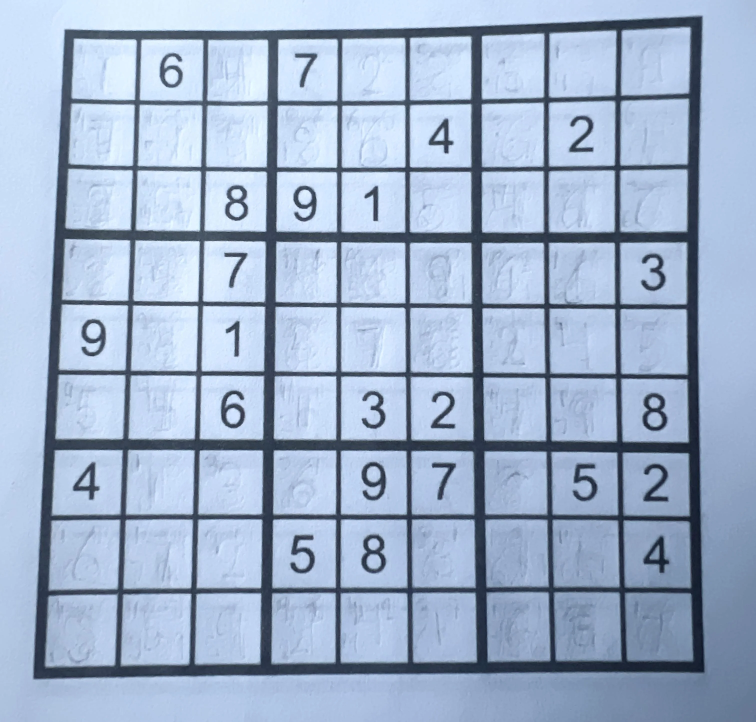
#> input picture Practical tasks day (1-7)/Task-10/sudoku.webp, 3023 x 2887 px (shown at 1/4 size)
$ python task.py
#> lines starting #> are read from the running program, lines starting #| are printed output that depends on the picture; after the words box and inside, x2 and y2 are one past the last pixel; in counts of white or black regions, pixels touching at a corner belong together
### Practical tasks day (1-7)/Task-10/number_recognizer.py
import cv2

def recognize_number(image):
    contours = cv2.findContours(image, cv2.RETR_EXTERNAL, cv2.CHAIN_APPROX_SIMPLE)[0]
    if len(contours) == 0:
        return None

    for cnt in contours:
        area = cv2.contourArea(cnt)
        peri = cv2.arcLength(cnt, True)
        approx = cv2.approxPolyDP(cnt, 0.02 * peri, True)

        print(f'Area: {area}, Perimeter: {peri}, Vertices: {len(approx)}')

        num = predict_number(int(area), int(peri), int(len(approx)))
        print("Predicted Number:", num)

        cv2.imshow('Contour', image)
        cv2.waitKey(0)

        return area, peri, len(approx)

    return None

def predict_number(area, perimeter, vertices):
    if area < 35 and perimeter < 60:
        return 1
    elif area in range(60, 101) and perimeter in range(90, 101) and (vertices == 9 or vertices == 10):
        return 2
    elif area in range(60, 101) and perimeter in range(90, 101) and (vertices > 10):
        return 3
    elif area in range(100, 151) and perimeter in range(50, 71) and vertices in (9, 10, 11):
        return 4
    elif area in range(75, 95) and perimeter in range(100, 111) and vertices in (12, 13, 14):
        return 5
    elif area in range(110, 161) and perimeter in range(70, 91) and vertices >= 11:
        return 6
    elif area in range(25, 60) and perimeter in range(60, 81) and vertices in (5, 6, 7, 8, 9):
        return 7
    elif area > 180 and perimeter > 55 and vertices >= 10:
        return 8
    elif area > 130 and perimeter > 75 and vertices > 10:
        return 9
    else:
        return None

### Practical tasks day (1-7)/Task-10/task.py
import cv2
from number_recognizer import recognize_number

imgpath = 'sudoku.webp'
img = cv2.imread(imgpath)
#> img is the input picture: shape (2887, 3023, 3); mean B, G, R 204.1, 178.2, 159.8

resize_factor = 0.15
h, w = img.shape[:2]
#> h = 2887; w = 3023
new_size = (int(w * resize_factor), int(h * resize_factor))
#> new_size = (453, 433)
resized_img = cv2.resize(img, new_size, interpolation=cv2.INTER_AREA)
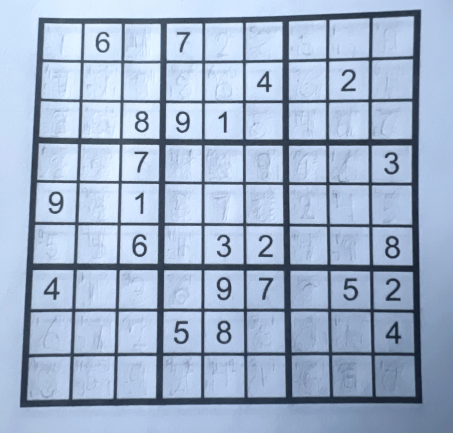
#> resized_img: shape (433, 453, 3); mean B, G, R 204.1, 178.2, 159.8

gray = cv2.cvtColor(resized_img, cv2.COLOR_BGR2GRAY)
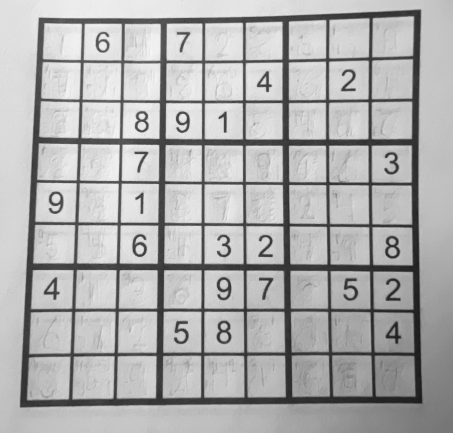
#> gray: shape (433, 453); min 24, max 246, mean 175.6

thresholded = cv2.threshold(gray, 80, 255, cv2.THRESH_BINARY_INV)[1]
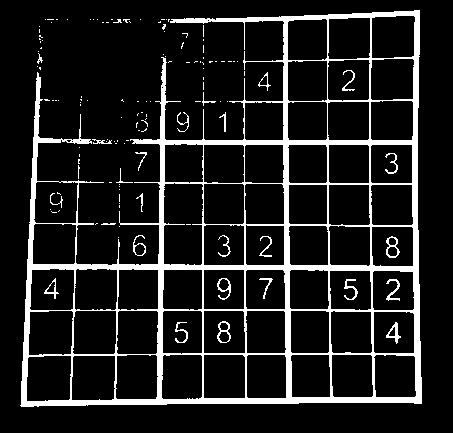
#> thresholded: shape (433, 453); 12% white; 131 white regions (105 under 20 px)

contours, _ = cv2.findContours(thresholded, cv2.RETR_LIST, cv2.CHAIN_APPROX_SIMPLE)
#> contours = 204 contours, 121 with area under 20; largest, box (x1, y1, x2, y2) and area: (20, 10, 422, 407) 111110, (163, 182, 204, 266) 3176, (26, 355, 72, 402) 1977, (71, 355, 116, 401) 1933, (28, 310, 74, 356) 1903
# cv2.drawContours(resized_img, contours, -1, (0, 255, 0), 2)

bounding_rect = []

for cnt in contours:
    area = cv2.contourArea(cnt)
    peri = cv2.arcLength(cnt, True)
    approx = cv2.approxPolyDP(cnt, 0.02 * peri, True)
    # print("Area:", area, "Vertices:", len(approx))

    if area < 2500 and len(approx) == 4 and area  > 500:
        bounding_rect.append(cv2.boundingRect(approx))
        cv2.drawContours(resized_img, [cnt], -1, (0, 255, 0), 2)
#> this loop made 204 passes
#> (area, peri) on passes 10 to 12: (93.5, 36.38), (45.5, 28.73), (59.5, 28.73)
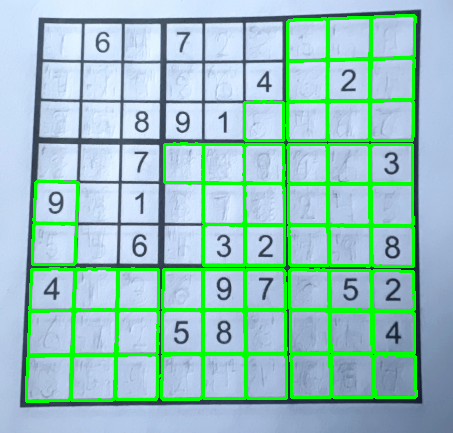
#> resized_img: shape (433, 453, 3); 10.81% of pixels changed, all inside (x1, y1, x2, y2) = (25, 14, 418, 403)
#> after the loop, bounding_rect = 55 items, first 6: (71, 355, 45, 45), (26, 356, 46, 45), (375, 354, 41, 44), (331, 354, 43, 44), (291, 354, 39, 44), (246, 354, 40, 45)

for rect in bounding_rect:
    x, y, w, h = rect
    check_sum = 5
    roi = thresholded[y+check_sum:y+h-check_sum, x+check_sum:x+w-check_sum]
    num_meta = recognize_number(roi)
#> this loop made 55 passes
#> (x, y, w, h) on passes 1, 2, 3, 4, 5, 6, 7, 8, 9, 11, 12, 13: (71, 355, 45, 45), (26, 356, 46, 45), (375, 354, 41, 44), (331, 354, 43, 44), (291, 354, 39, 44), (246, 354, 40, 45), (203, 354, 43, 45), (161, 354, 42, 45), (115, 355, 43, 45), (331, 311, 41, 43), (290, 310, 40, 44), (246, 310, 40, 44)
#> (x, y, w, h, contours in recognize_number, num_meta) on passes 10, 14, 15, 19, 20, 22: (373, 312, 42, 42, 1 contour; box (x1, y1, x2, y2) and area: (8, 5, 23, 27) 120, (120.5, 60.04, 7)), (203, 310, 43, 44, 1 contour; box (x1, y1, x2, y2) and area: (9, 6, 23, 28) 210, (210, 63.11, 9)), (162, 310, 41, 44, 1 contour; box (x1, y1, x2, y2) and area: (8, 7, 21, 28) 39, (39, 102.8, 12)), (372, 271, 43, 40, 1 contour; box (x1, y1, x2, y2) and area: (9, 3, 23, 25) 64, (63.5, 99.5, 9)), (329, 270, 43, 40, 1 contour; box (x1, y1, x2, y2) and area: (10, 4, 24, 25) 54, (54, 100.8, 12)), (246, 269, 39, 41, 1 contour; box (x1, y1, x2, y2) and area: (8, 4, 22, 25) 34, (34.5, 68.04, 4))
#> (printed output is left out)
#> roi: shape (34, 34); every value is 0


print(f'Number of detected squares with area < 2000: {bounding_rect}')
#> (printed output is left out)

cv2.imshow('Resized Grayscale Image', gray)
cv2.imshow('Original Image', resized_img)
cv2.imshow('Thresholded Image', thresholded)
cv2.waitKey(0)
